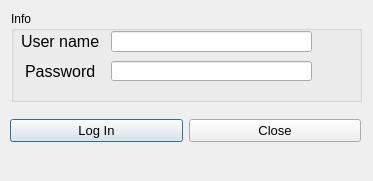
<?xml version="1.0" encoding="UTF-8"?>
<ui version="4.0">
 <class>SignIn</class>
 <widget class="QDialog" name="SignIn">
  <property name="geometry">
   <rect>
    <x>0</x>
    <y>0</y>
    <width>373</width>
    <height>181</height>
   </rect>
  </property>
  <property name="windowTitle">
   <string/>
  </property>
  <property name="windowIcon">
   <iconset resource="../src.qrc">
    <normaloff>:/images/acc.png</normaloff>:/images/acc.png</iconset>
  </property>
  <widget class="QGroupBox" name="groupBox">
   <property name="geometry">
    <rect>
     <x>11</x>
     <y>11</y>
     <width>351</width>
     <height>91</height>
    </rect>
   </property>
   <property name="title">
    <string>Info</string>
   </property>
   <widget class="QLabel" name="label">
    <property name="geometry">
     <rect>
      <x>10</x>
      <y>20</y>
      <width>81</width>
      <height>20</height>
     </rect>
    </property>
    <property name="font">
     <font>
      <pointsize>12</pointsize>
     </font>
    </property>
    <property name="styleSheet">
     <string notr="true"/>
    </property>
    <property name="text">
     <string>User name</string>
    </property>
   </widget>
   <widget class="QLineEdit" name="lineEdit_username">
    <property name="geometry">
     <rect>
      <x>100</x>
      <y>20</y>
      <width>201</width>
      <height>21</height>
     </rect>
    </property>
   </widget>
   <widget class="QLineEdit" name="lineEdit_password">
    <property name="geometry">
     <rect>
      <x>100</x>
      <y>50</y>
      <width>201</width>
      <height>20</height>
     </rect>
    </property>
    <property name="echoMode">
     <enum>QLineEdit::Password</enum>
    </property>
   </widget>
   <widget class="QLabel" name="label_2">
    <property name="geometry">
     <rect>
      <x>14</x>
      <y>50</y>
      <width>81</width>
      <height>20</height>
     </rect>
    </property>
    <property name="font">
     <font>
      <pointsize>12</pointsize>
     </font>
    </property>
    <property name="text">
     <string>Password</string>
    </property>
   </widget>
  </widget>
  <widget class="QWidget" name="layoutWidget">
   <property name="geometry">
    <rect>
     <x>10</x>
     <y>110</y>
     <width>351</width>
     <height>41</height>
    </rect>
   </property>
   <layout class="QHBoxLayout" name="horizontalLayout">
    <item>
     <widget class="QPushButton" name="pushButton_login">
      <property name="font">
       <font>
        <pointsize>10</pointsize>
       </font>
      </property>
      <property name="text">
       <string>Log In</string>
      </property>
     </widget>
    </item>
    <item>
     <widget class="QPushButton" name="pushButton_close">
      <property name="font">
       <font>
        <pointsize>10</pointsize>
       </font>
      </property>
      <property name="text">
       <string>Close</string>
      </property>
     </widget>
    </item>
   </layout>
  </widget>
 </widget>
 <resources>
  <include location="../src.qrc"/>
 </resources>
 <connections/>
</ui>
